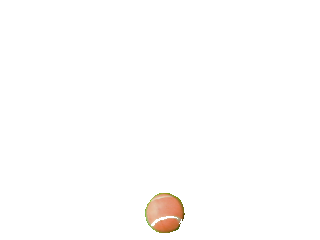
%> input picture data/reference/ball135.png, 320 x 240 px
$ octave make3VarModel.m   (GNU Octave 9; MATLAB toolbox functions it lacks are replaced by stand-ins)
%> lines starting %> are read from the running program, lines starting %| are printed output that depends on the picture; in (x1, y1, x2, y2) boxes, pixels count from 0 and x2, y2 are one past the last pixel; in counts of white or black regions, pixels touching at a corner belong together; the program's own positions count from 1
%function [save] = makemodel()

close all;
clear all;

%Extraction de la première image
[A,map,alpha] = imread('../data/reference/ball135.png');
%> A is the input picture: size 240x320x3 uint8; mean R, G, B 254.3, 253.3, 252.7
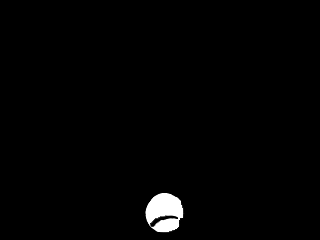
%> alpha: size 240x320 uint8; min 0, max 255, mean 3.5
%> map = []
if isempty(A)
    return;
end
%A = s.cdata;

%figure, imshow(A)


%Ici je crée une matrice qui récupére les points non blancs dans l'image
P = ones(size(A));
for i = 1:size(A,1)
    for j = 1:size(A,2)
        for k = 1:size(A,3)
            if (A(i,j,k) ~= 255)
                P(i,j,k) = A(i,j,k);
            else
                P(i,j,k) = 0;
            end
        end
    end
end
P;

%C= imcrop(A);
%figure, imagesc(C)


%composantes RGB (pour C)
Rp =P (:,:,1);% prend le premier element
Gp =P (:,:,2);
Bp =P (:,:,3);
Rp =Rp(1:end);%transforme en vecteur
Gp =Gp(1:end);
Bp =Bp(1:end);


% Après avoir récupéré les composantes RGB, je transforme mes résultats
% pour supprimer tous les éléments superflu de notre modele (ici les 0)

m=0;
n=0;
p=0;

for a= 1:size(Rp,2)
    if (Rp(a) ~= 0)
       m = m + 1;
       R(m) = Rp(a);
    end
end
%> after the loop, R = 1179 values, max 237 at index 223, min 69 at index 1051, mean 207.2; m = 1179

for b= 1:size(Gp,2)
    if (Gp(b) ~= 0)
       n = n + 1;
       G(n) = Gp(b);
    end
end
%> after the loop, G = 1179 values, max 219 at index 116, min 58 at index 1176, mean 147.1; n = 1179

for c= 1:size(Bp,2)
    if (Bp(c) ~= 0)
       p = p + 1;
       B(p) = Bp(c);
    end
end
%> after the loop, B = 1179 values, max 192 at index 370, min 3 at index 1177, mean 102.9; p = 1179

[T,map2,alpha2] = imread('rgb46.png');
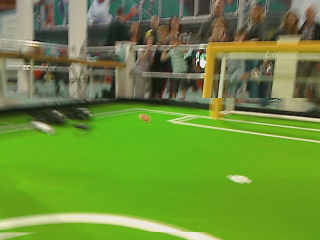
%> input picture Matlab/rgb46.png, 320 x 240 px
%> T is the input picture: size 240x320x3 uint8; mean R, G, B 108, 141.5, 58.1
%> map2 = []; alpha2 = []

%composantes RGB (pour l'autre image)
R2 =T (:,:,1);% prend le premier element
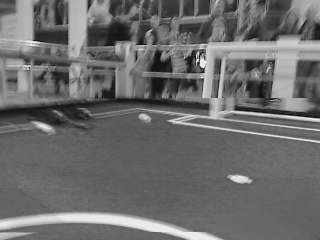
%> R2: size 240x320 uint8; min 12, max 239, mean 108
G2 =T (:,:,2);
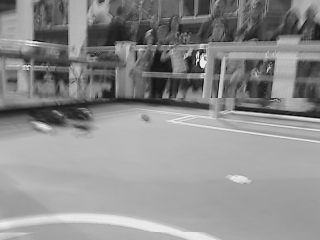
%> G2: size 240x320 uint8; min 14, max 237, mean 141.5
B2 =T (:,:,3);
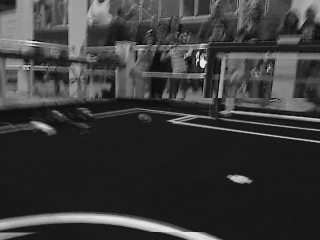
%> B2: size 240x320 uint8; min 0, max 234, mean 58.1
R2 =R2(1:end);%transforme en vecteur
G2 =G2(1:end);
B2 =B2(1:end);

%attribution des composantes 1 et 2
C1 = R;
%> C1 has the same summary as R
C2 = G;
%> C2 has the same summary as G
C3 = B;
%> C3 has the same summary as B
C = [C1;C2;C3];
%> C = 1179 columns, first 8: [113 127 139 144 138 136 136 131; 167 173 184 189 187 179 183 177; 50 62 80 84 79 69 74 66]
C1image = R2;
C2image = G2;
C3image = B2;
Cimg = [C1image;C2image;C3image];

%Affiche les points
%figure, plot(C1,C2,'.')

%barycentre
baryC1 = mean(C1);
%> baryC1 = 207.2
baryC2 = mean(C2);
%> baryC2 = 147.1
baryC3 = mean(C3);
%> baryC3 = 102.9
Bary = [baryC1;baryC2;baryC3];
%> Bary = [207.2; 147.1; 102.9]

%variances-covariances
varC1 = sum((C1-baryC1).^2)/size(C1,2);
%> varC1 = 1135.2
varC2 = sum((C2-baryC2).^2)/size(C2,2);
%> varC2 = 872.9
varC3 = sum((C3-baryC3).^2)/size(C3,2);
%> varC3 = 1660.7
covarC1C2 = sum((C1-baryC1).*(C2-baryC2))/size(C1,2);
%> covarC1C2 = 449.6
covarC1C3 = sum((C1-baryC1).*(C3-baryC3))/size(C1,2);
%> covarC1C3 = 1040.6
covarC2C3 = sum((C2-baryC2).*(C3-baryC3))/size(C2,2);
%> covarC2C3 = 1037
Mcov = [varC1 covarC1C2 covarC1C3; covarC1C2 varC2 covarC2C3;covarC1C3 covarC2C3 varC3];
%> Mcov = [1135.2 449.6 1040.6; 449.6 872.9 1037; 1040.6 1037 1660.7]


%Calcul de la distance
%newBary1 = ones(1,size(C,2))*baryC1;
%newBary2
%D = (C - Bary).*(inv(Mcov))*(C - Bary)

%Converti l'image en double
C = double(C);
Cimg = double(Cimg);

%matrice résultat
D = zeros(size(C,2),1);
Dimage = zeros(size(Cimg,2),1);

%Distance pour la region ciblée
for i=1:size(C,2)
    D(i,1) = (C(:,i)-Bary)'*(inv(Mcov))*(C(:,i) - Bary);
end;
%> after the loop, D = 1179 values, max 39.04 at index 1176, min 0.0771 at index 906, mean 3
%distance pour l'image totale
for i=1:size(Cimg,2)
    Dimage(i,1) = (Cimg(:,i)-Bary)'*(inv(Mcov))*(Cimg(:,i) - Bary);
end;

%determination du seuil
seuil = 1.9;
%seuilmax = max(D)/10;

%crée l'image binaire
imgBin = zeros(size(A,1),size(A,2));
for j=1:size(A,2)
    for i=1:size(A,1)
        k = (j-1)*size(A,1)+i;
        if (Dimage(k)>=seuil)
            imgBin(i,j)=1;
        end;
    end;
end;
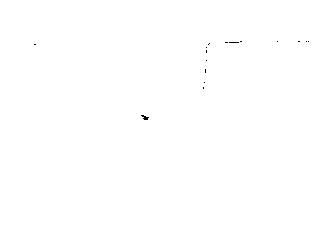
%> imgBin: size 240x320 double; values 0 (black) and 1 (white), 99.9% white; black in thin lines or dots, all inside (x1, y1, x2, y2) = (34, 41, 309, 120)
figure, imshow(imgBin)

%sauvegarde
save('3Varterrain.txt', 'Mcov', 'Bary', '-ascii');
